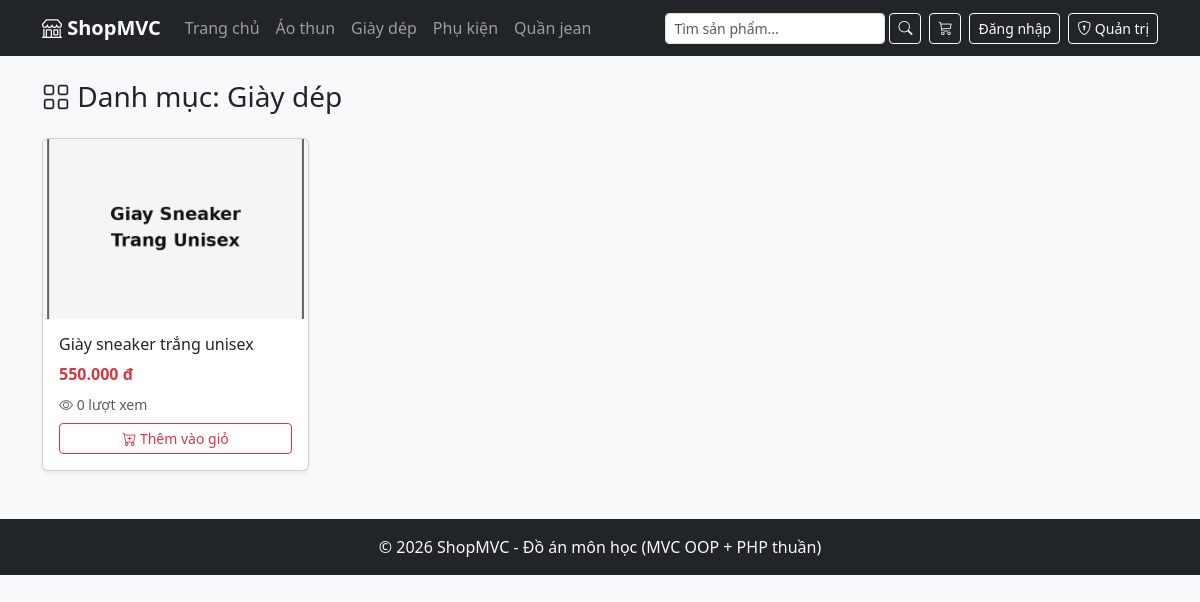
The app's page /danh-muc/giay-dep-g5h6i with its own data.
### tables this page shows
CREATE TABLE danh_muc (
    id INT AUTO_INCREMENT PRIMARY KEY,
    ten_danh_muc VARCHAR(150) NOT NULL,
    slug VARCHAR(180) NOT NULL UNIQUE
);

CREATE TABLE san_pham (
    id INT AUTO_INCREMENT PRIMARY KEY,
    danh_muc_id INT NOT NULL,
    ten_san_pham VARCHAR(255) NOT NULL,
    slug VARCHAR(280) NOT NULL UNIQUE,
    mo_ta TEXT,
    gia DECIMAL(12,0) NOT NULL DEFAULT 0,
    so_luong INT NOT NULL DEFAULT 0,
    hinh_anh VARCHAR(255),
    luot_xem INT NOT NULL DEFAULT 0,
    ngay_tao DATETIME NOT NULL,
    FOREIGN KEY (danh_muc_id) REFERENCES danh_muc(id) ON DELETE RESTRICT
);

### controllers/SanPhamController.php (called while the page is built, shortened)
<?php
class SanPhamController
{
    public function theoDanhMuc($slug)
    {
        $danhMucModel = new DanhMucModel();
        $sanPhamModel = new SanPhamModel();
        $danhMuc = $danhMucModel->timTheoSlug($slug);
        $danhSachSanPham = $sanPhamModel->layTheoDanhMuc($danhMuc['id']);
        $danhSachDanhMuc = $danhMucModel->layDanhMucKemSoLuong();
        require_once PATH_VIEW_MAIN;
    }
}

### index.php (called while the page is built, shortened)
<?php
spl_autoload_register(function ($class) {
    $fileName = "$class.php";
    $fileModel      = PATH_MODEL . $fileName;
});
require_once './configs/helper.php';
require_once './routes/index.php';

### models/BaseModel.php (called while the page is built, shortened)
<?php
class BaseModel
{
    public function __construct()
    {
        $dsn = sprintf('mysql:host=%s;port=%s;dbname=%s;charset=utf8', DB_HOST, DB_PORT, DB_NAME);
        try {
            $this->pdo = new PDO($dsn, DB_USERNAME, DB_PASSWORD, DB_OPTIONS);
        } catch (PDOException $e) {
            die("Kết nối cơ sở dữ liệu thất bại: {$e->getMessage()}. Vui lòng thử lại sau.");
        }
    }
}

### models/DanhMucModel.php (called while the page is built)
<?php
class DanhMucModel extends BaseModel
{
    protected $table = 'danh_muc';
    public function timTheoSlug($slug)
    {
        $sql = "SELECT * FROM {$this->table} WHERE slug = :slug LIMIT 1";
        $stmt = $this->pdo->prepare($sql);
        $stmt->execute(['slug' => $slug]);
        return $stmt->fetch();
    }
    public function layDanhMucKemSoLuong()
    {
        $sql = "SELECT dm.*, COUNT(sp.id) AS so_san_pham
                FROM danh_muc dm
                LEFT JOIN san_pham sp ON sp.danh_muc_id = dm.id
                GROUP BY dm.id
                ORDER BY dm.ten_danh_muc ASC";
        return $this->pdo->query($sql)->fetchAll();
    }
}

### models/SanPhamModel.php (called while the page is built, shortened)
<?php
class SanPhamModel extends BaseModel
{
    public function layTheoDanhMuc($danhMucId)
    {
        $sql = "SELECT sp.*, dm.ten_danh_muc
                FROM san_pham sp
                JOIN danh_muc dm ON dm.id = sp.danh_muc_id
                WHERE sp.danh_muc_id = :danh_muc_id
                ORDER BY sp.ngay_tao DESC";
        $stmt = $this->pdo->prepare($sql);
        $stmt->execute(['danh_muc_id' => $danhMucId]);
        return $stmt->fetchAll();
    }
}

### configs/helper.php (called while the page is built, shortened)
<?php
if (!function_exists('dinh_dang_tien')) {
    function dinh_dang_tien($so)
    {
        return number_format($so, 0, ',', '.') . ' đ';
    }
}

### views/san_pham/danh_sach.php (the view, shortened to what this page needs)
<h3 class="mb-4"><i class="bi bi-grid"></i> Danh mục: <?= htmlspecialchars($danhMuc['ten_danh_muc']) ?></h3>
<div class="row g-3">
    <?php if (empty($danhSachSanPham)): ?>
        <p class="text-muted">Danh mục này chưa có sản phẩm nào.</p>
    <?php else: ?>
        <?php foreach ($danhSachSanPham as $sp): ?>
            <div class="col-6 col-md-3">
                <div class="card h-100 shadow-sm">
                    <a href="<?= BASE_URL ?>san-pham/<?= $sp['slug'] ?>">
                        <img src="<?= $sp['hinh_anh'] ? BASE_ASSETS_UPLOADS . $sp['hinh_anh'] : BASE_ASSETS_UPLOADS . 'no-image.jpg' ?>"
                             class="card-img-top" style="height:180px;object-fit:cover" alt="<?= htmlspecialchars($sp['ten_san_pham']) ?>">
                    </a>
                    <div class="card-body">
                        <h6 class="card-title">
                            <a class="text-decoration-none text-dark" href="<?= BASE_URL ?>san-pham/<?= $sp['slug'] ?>">
                                <?= htmlspecialchars($sp['ten_san_pham']) ?>
                            </a>
                        </h6>
                        <p class="text-danger fw-bold mb-2"><?= dinh_dang_tien($sp['gia']) ?></p>
                        <p class="text-muted small mb-2"><i class="bi bi-eye"></i> <?= (int)$sp['luot_xem'] ?> lượt xem</p>
                        <?php if ($sp['so_luong'] > 0): ?>
                            <form action="<?= BASE_URL ?>gio-hang/them" method="POST">
                                <button type="submit" class="btn btn-sm btn-outline-danger w-100">
                                    <i class="bi bi-cart-plus"></i> Thêm vào giỏ
                                </button>
                            </form>
                        <?php else: ?>
                            <span class="badge bg-secondary">Hết hàng</span>
                        <?php endif; ?>
                    </div>
                </div>
            </div>
        <?php endforeach; ?>
    <?php endif; ?>
</div>

### views/main.php (shortened to what this page needs)
<!DOCTYPE html>
<html lang="vi">
<head>
    <link href="https://cdn.jsdelivr.net/npm/bootstrap@5.3.3/dist/css/bootstrap.min.css" rel="stylesheet">
    <link rel="stylesheet" href="https://cdn.jsdelivr.net/npm/bootstrap-icons@1.11.3/font/bootstrap-icons.css">
</head>
<body class="bg-light">
    <nav class="navbar navbar-expand-lg navbar-dark bg-dark">
        <div class="container">
            <a class="navbar-brand fw-bold" href="<?= BASE_URL ?>"><i class="bi bi-shop"></i> ShopMVC</a>
            <div class="collapse navbar-collapse" id="menu">
                <ul class="navbar-nav me-auto">
                    <li class="nav-item">
                        <a class="nav-link" href="<?= BASE_URL ?>">Trang chủ</a>
                    </li>
                    <?php
                    foreach ($danhSachDanhMuc ?? [] as $dm):
                    ?>
                        <li class="nav-item">
                            <a class="nav-link" href="<?= BASE_URL ?>danh-muc/<?= $dm['slug'] ?>">
                                <?= htmlspecialchars($dm['ten_danh_muc']) ?>
                            </a>
                        </li>
                    <?php endforeach; ?>
                </ul>
                <form action="<?= BASE_URL ?>tim-kiem" method="GET" class="d-flex me-2">
                    <input type="text" name="q" class="form-control form-control-sm" placeholder="Tìm sản phẩm..."
                           value="<?= htmlspecialchars($_GET['q'] ?? '') ?>">
                    <button class="btn btn-sm btn-outline-light ms-1"><i class="bi bi-search"></i></button>
                </form>
                <a href="<?= BASE_URL ?>gio-hang" class="btn btn-outline-light btn-sm position-relative me-2">
                    <i class="bi bi-cart3"></i>
                </a>
                <?php if (!empty($_SESSION['khach_hang'])): ?>
                    <div class="dropdown me-2">
                        <button class="btn btn-outline-light btn-sm dropdown-toggle" data-bs-toggle="dropdown">
                            <i class="bi bi-person-circle"></i> <?= htmlspecialchars($_SESSION['khach_hang']['ho_ten']) ?>
                        </button>
                        <ul class="dropdown-menu dropdown-menu-end">
                            <li><a class="dropdown-item" href="<?= BASE_URL ?>tai-khoan-cua-toi">Đơn hàng của tôi</a></li>
                            <li><a class="dropdown-item text-danger" href="<?= BASE_URL ?>dang-xuat">Đăng xuất</a></li>
                        </ul>
                    </div>
                <?php else: ?>
                    <a href="<?= BASE_URL ?>dang-nhap" class="btn btn-outline-light btn-sm me-2">Đăng nhập</a>
                <?php endif; ?>
                <a href="<?= BASE_URL ?>admin" class="btn btn-outline-light btn-sm">
                    <i class="bi bi-shield-lock"></i> Quản trị
                </a>
            </div>
        </div>
    </nav>
    <div class="container my-4">
        <?php
        if (isset($view)) {
            require_once PATH_VIEW . $view . '.php';
        }
        ?>
    </div>
    <footer class="bg-dark text-light text-center py-3 mt-5">
        &copy; <?= date('Y') ?> ShopMVC - Đồ án môn học (MVC OOP + PHP thuần)
    </footer>
</body>
</html>

### records on screen
danh_muc: ten_danh_muc "Áo thun"
danh_muc: ten_danh_muc "Giày dép"
danh_muc: ten_danh_muc "Phụ kiện"
danh_muc: ten_danh_muc "Quần jean"
san_pham: hinh_anh (picture), ten_san_pham "Giày sneaker trắng unisex", gia "550.000 đ", luot_xem "0"
